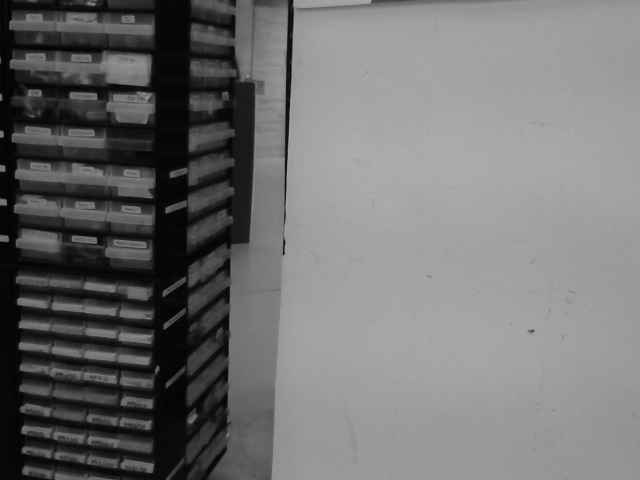
#> input picture webcam_test_v2/img_result.jpg, 640 x 480 px
$ jupyter execute webcam_test_v2.ipynb
#> lines starting #> are read from the running program, lines starting #| are printed output that depends on the picture; after the words box and inside, x2 and y2 are one past the last pixel; in counts of white or black regions, pixels touching at a corner belong together; long printed decimals are rounded
# Road Line X Y Z

[cell 1]
import cv2
import numpy as np
import matplotlib.pyplot as plt

[cell 2]
#img_result = cv2.imread(' img_result.jpg')

[cell 3]
original_img= cv2.imread('img_result.jpg')
#> original_img is the input picture: shape (480, 640, 3); min 0, max 173, mean 112.9
plt.imshow(original_img)

[cell 4]
img = cv2.resize(original_img,None,fx=0.8, fy=0.8, interpolation = cv2.INTER_CUBIC)
plt.imshow(img)

[cell 5]
img = cv2.GaussianBlur(img,(3,3),0)
img = cv2.GaussianBlur(img,(3,3),0)
edges = cv2.Canny(img, 50, 150, apertureSize = 3)
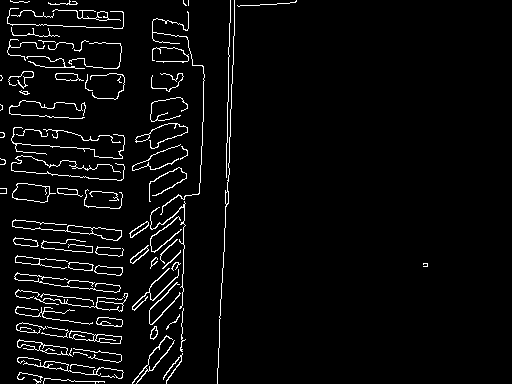
#> edges: shape (384, 512); 4.2% white in thin lines or dots, all inside (x1, y1, x2, y2) = (0, 0, 428, 384)
lines = cv2.HoughLines(edges,1,np.pi/180,118) #这里对最后一个参数使用了经验型的值
#> lines = [[236, 0.0524], [229, 0.0175], [231, 0.0349], [234, 0.0349], [187, 0.0175]]

[cell 6]
result = img.copy()
for line in lines:
    rho = line[0][0]  #第一个元素是距离rho
    theta= line[0][1] #第二个元素是角度theta
    print (rho)
    print (theta)
    if  (theta < (np.pi/4. )) or (theta > (3.*np.pi/4.0)): #垂直直线
        pt1 = (int(rho/np.cos(theta)),0)               #该直线与第一行的交点
        #该直线与最后一行的焦点
        pt2 = (int((rho-result.shape[0]*np.sin(theta))/np.cos(theta)),result.shape[0])
        cv2.line( result, pt1, pt2, (255))             # 绘制一条白线
    else:                                                  #水平直线
        pt1 = (0,int(rho/np.sin(theta)))               # 该直线与第一列的交点
        #该直线与最后一列的交点
        pt2 = (result.shape[1], int((rho-result.shape[1]*np.cos(theta))/np.sin(theta)))
        cv2.line(result, pt1, pt2, (255), 1)           # 绘制一条直线
#> this loop made 5 passes
#> (rho, theta, pt1, pt2) on passes 1 to 5: (236, 0.0524, (236, 0), (216, 384)), (229, 0.0175, (229, 0), (222, 384)), (231, 0.0349, (231, 0), (217, 384)), (234, 0.0349, (234, 0), (220, 384)), (187, 0.0175, (187, 0), (180, 384))
#| 236.0
#| 0.05236
#| 229.0
#| 0.01745
#| 231.0
#| 0.03491
#| 234.0
#| 0.03491
#| 187.0
#| 0.01745
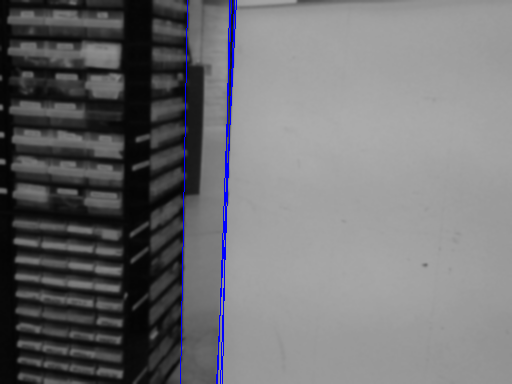
#> result: shape (384, 512, 3); mean B, G, R 114.3, 112.2, 112.2
